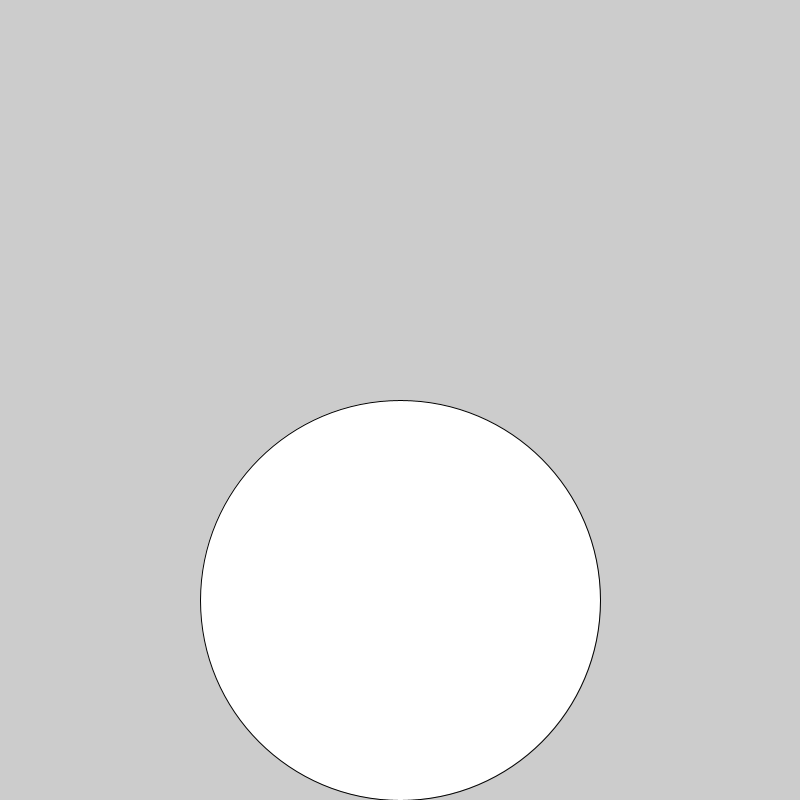
Frame 1 (no input)
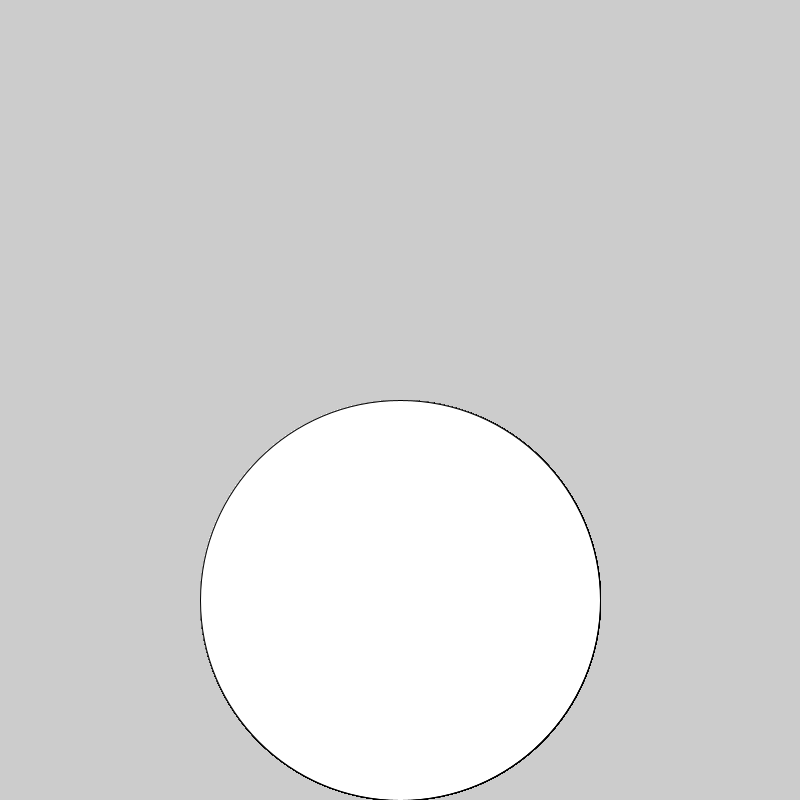
Frame 60 (the mouse pressed at the canvas centre just before this capture)
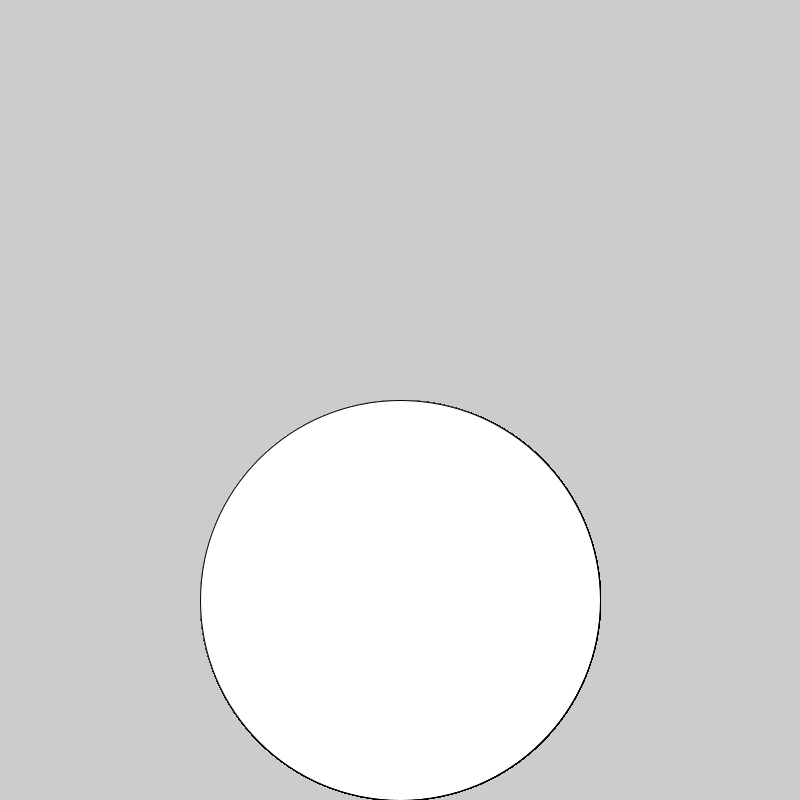
Frame 120 (the mouse held since frame 60 and released just before this capture)

The Processing sketch that drew these frames (run headless with seeded random() and noise(); from frame 60 on, the mouse is pressed at the canvas centre):

// Processing sketch: venn_diagram_of_me
// ── venn_diagram_of_me.pde

void setup (){
  size(800,800);
  
}
void draw (){
  
  ellipse (400,600,400,400);
}
